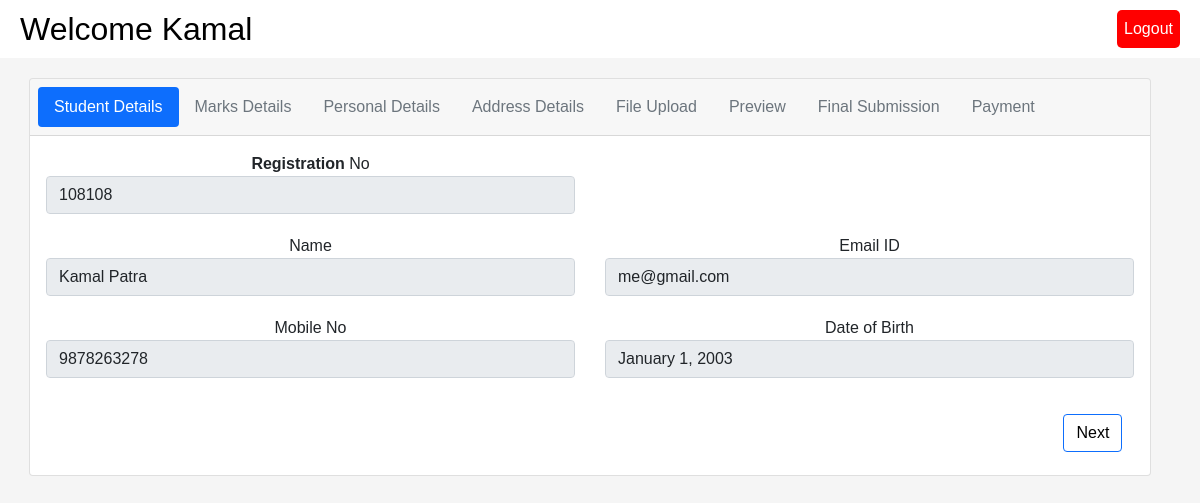
Screenshot of /Project/welcome.php (signed in) with the database file from the repository.
### tables this page shows
CREATE TABLE `student_details` (
  `reg_no` varchar(10) NOT NULL,
  `fname` varchar(255) DEFAULT NULL,
  `lname` varchar(255) NOT NULL,
  `email` varchar(255) NOT NULL,
  `phoneNumber` varchar(255) NOT NULL,
  `dob` varchar(255) NOT NULL,
  `terms` varchar(255) NOT NULL,
  `password` varchar(255) NOT NULL,
  `emailVerify` int(255) NOT NULL DEFAULT '0',
  `numberVerify` varchar(255) DEFAULT '0',
  `is_finally_submitted` int(1) NOT NULL DEFAULT '0',
  `issubmitted` int(1) NOT NULL DEFAULT '0',
  `previous_school_name` varchar(255) DEFAULT NULL,
  `fathers_name` varchar(255) DEFAULT NULL,
  `mothers_name` varchar(255) DEFAULT NULL,
  `current_whatsapp_no` varchar(255) DEFAULT NULL,
  `aadhar_card_no` varchar(255) DEFAULT NULL,
  `student_religion` varchar(255) DEFAULT NULL,
  `student_caste` varchar(255) DEFAULT NULL,
  `is_student_PWD` varchar(4) DEFAULT NULL,
  `is_student_EWS` varchar(4) NOT NULL DEFAULT '0',
  `student_village_town` varchar(255) DEFAULT NULL,
  `student_city` varchar(50) DEFAULT NULL,
  `student_pin_code` varchar(20) DEFAULT NULL,
  `student_police_station` varchar(50) DEFAULT NULL,
  `student_district` varchar(50) DEFAULT NULL,
  `student_state` varchar(50) DEFAULT NULL,
  `bengali_marks` int(4) DEFAULT NULL,
  `bengali_full_marks` int(4) DEFAULT '100',
  `english_marks` int(4) DEFAULT NULL,
  `english_full_marks` int(4) DEFAULT '100',
  `mathematics_marks` int(4) DEFAULT NULL,
  `mathematics_full_marks` int(4) DEFAULT '100',
  `physical_science_marks` int(4) DEFAULT NULL,
  `physical_science_full_marks` int(4) DEFAULT '100',
  `life_science_marks` int(4) DEFAULT NULL,
  `life_science_full_marks` int(4) DEFAULT '100',
  `history_marks` int(4) DEFAULT NULL,
  `history_full_marks` int(4) DEFAULT '100',
  `geography_marks` int(4) DEFAULT NULL,
  `geography_full_marks` int(4) DEFAULT '100',
  `language_1` varchar(255) DEFAULT NULL,
  `language_2` varchar(255) DEFAULT NULL,
  `select_stream` varchar(255) DEFAULT NULL,
  `sub_comb` varchar(255) DEFAULT NULL,
  `bank_name` varchar(255) DEFAULT NULL,
  `bank_account_no` varchar(20) DEFAULT NULL,
  `bank_ifsc_code` varchar(20) DEFAULT NULL,
  `institution_fees_payment_done` int(11) DEFAULT '0',
  `institution_fees_payments_ID` varchar(255) DEFAULT NULL,
  `portal_fees_payment_done` int(11) DEFAULT '0',
  `portal_payment_id` varchar(255) DEFAULT NULL,
  `passport_size_photo_uploaded` int(11) DEFAULT '0',
  `aadhar_card_uploaded` int(11) DEFAULT '0',
  `madhyamik_marksheet_uploaded` int(11) DEFAULT '0',
  `madhyamik_certificate_uploaded` int(11) DEFAULT '0',
  `signature_uploaded` int(11) DEFAULT '0'
);

### Project/session.php (called while the page is built, shortened)
<?php
$email = $_SESSION['email'];
?>

### Project/welcome.php (the view, shortened to what this page needs)
<?php
require 'session.php';
$query = "SELECT * FROM student_details WHERE email='$email'";
$results = mysqli_query($db, $query);
$user = mysqli_fetch_assoc($results);
?>
<!DOCTYPE html>
<html lang="en">
  <head>
    <link
      href="https://cdn.jsdelivr.net/npm/bootstrap@5.0.2/dist/css/bootstrap.min.css"
      rel="stylesheet"
    />
  </head>
  <body>
    <div class="header">
      <h2 style="margin: 0">
        Welcome
        <?php echo $user['fname']; ?>
      </h2>
      <a href="welcome.php?logout='1'" class="logout">Logout</a>
    </div>
    <div class="container">
      <div class="row" >
        <div class="col-xs-12">
          <div class="card text-center">
            <div class="card-header">
              <ul class="nav nav-pills card-header-pills">
                <li class="nav-item">
                  <a class="nav-link active" href="#">Student Details</a>
                </li>
                <li class="nav-item">
                  <a class="nav-link disabled" href="marks_details.php"
                    >Marks Details</a
                  >
                </li>
                <li class="nav-item">
                  <a class="nav-link disabled" href="#">Personal Details</a>
                </li>
                <li class="nav-item">
                  <a class="nav-link disabled" href="#">Address Details</a>
                </li>
                <li class="nav-item">
                  <a class="nav-link disabled" href="#">File Upload</a>
                </li>
                <li class="nav-item">
                   <a class="nav-link disabled" href="#">Preview</a>
                 </li>
                 <li class="nav-item">
                  <a class="nav-link disabled" href="#">Final Submission</a>
                </li>
                <li class="nav-item">
                  <a class="nav-link disabled" href="#">Payment</a>
                </li>
              </ul>
            </div>
            <div class="card-body">
              <div class="row">
                <div class="col-xs-6 form-group">
                  <label><strong>Registration</strong> No</label>
                  <input
                    class="form-control"
                    type="text"
                    value="<?php echo $user['reg_no'];?>"
                    disabled
                  />
                </div>
              </div>
              <div class="row">
                <div class="col-xs-6 form-group">
                  <label>Name</label>
                  <input
                    class="form-control"
                    type="text"
                    value="<?php echo $user['fname'] . ' ' . $user['lname']; ?>"
                    disabled
                  />
                </div>
                <div class="col-xs-6 form-group">
                  <label>Email ID</label>
                  <input
                    class="form-control"
                    type="text"
                    value="<?php echo $user['email']; ?>"
                    disabled
                  />
                </div>
                <div class="col-xs-6 form-group">
                  <label>Mobile No</label>
                  <input
                    class="form-control"
                    type="text"
                    value="<?php echo $user['phoneNumber']; ?>"
                    disabled
                  />
                </div>
                <div class="col-xs-6 form-group">
                  <label>Date of Birth</label>
                  <input
                    class="form-control"
                    type="text"
                    value="<?php echo date('F j, Y', strtotime($user['dob'])); ?>"
                    disabled
                  />
                </div>
              </div>
            </div>
            <div style="margin-left: 90%; padding-bottom: 2%;">
            <a href="marks_details.php" style="color: black;text-decoration: none;"> <button type="button" class="btn btn-primary" style="margin-right: 2%; background-color: white;color:black;"> Next</button></a>
            </div>
          </div>
        </div>
      </div>
    </div>
  </body>
</html>

### Project/welcome.php (style rules this page uses)
body { font-family: Arial, sans-serif; background-color: #f5f5f5; margin: 0; padding: 0; }
.header { background-color: white; color: black; text-align: right; padding: 10px 20px; display: flex; justify-content: space-between; align-items: center; }
.container { margin: 20px; }
.form-group { margin-bottom: 20px; }
.row { margin-left: -15px; margin-right: -15px; }
.col-xs-6 { width: 50%; float: left; padding-left: 15px; padding-right: 15px; }
.logout { color: white; background-color: red; padding: 7px; border-radius: 5px; text-decoration: none; }

### rows the page displays
student_details: fname "Kamal", reg_no "108108", fname+lname "Kamal Patra", email "me@gmail.com", phoneNumber "9878263278", dob "January 1, 2003"
